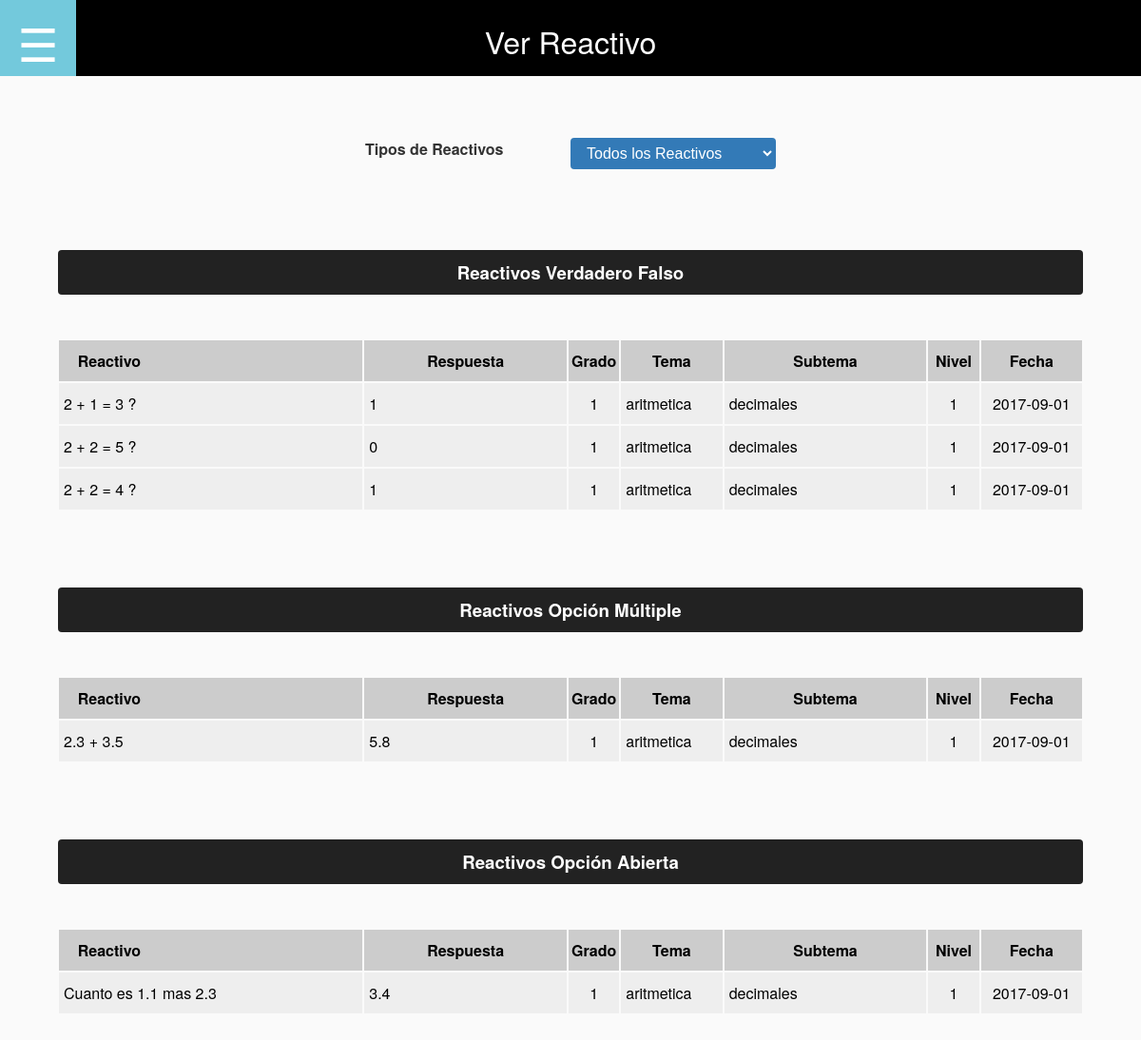
Page /ver.php (signed in) on the committed database.
### tables this page shows
CREATE TABLE `reactivo_verdadero_falso` (
  `id_reactivo_vf` int(11) NOT NULL,
  `tema` varchar(45) NOT NULL,
  `subtema` varchar(45) NOT NULL,
  `grado` int(11) NOT NULL,
  `nivel` int(11) NOT NULL,
  `reactivo` varchar(254) NOT NULL,
  `respuesta` int(11) NOT NULL,
  `visto` int(11) NOT NULL,
  `fecha` date NOT NULL
);

CREATE TABLE `reactivo_multiple` (
  `id_reactivo_multiple` int(11) NOT NULL,
  `tema` varchar(100) NOT NULL,
  `subtema` varchar(100) NOT NULL,
  `grado` varchar(100) NOT NULL,
  `nivel` int(11) NOT NULL,
  `reactivo` varchar(100) NOT NULL,
  `respuesta` varchar(45) NOT NULL,
  `incorrecta1` varchar(45) NOT NULL,
  `incorrecta2` varchar(45) NOT NULL,
  `incorrecta3` varchar(45) NOT NULL,
  `visto` int(11) NOT NULL,
  `fecha` date NOT NULL
);

CREATE TABLE `reactivo_abierto` (
  `id_reactivo_abierto` int(11) NOT NULL,
  `tema` varchar(45) NOT NULL,
  `subtema` varchar(45) NOT NULL,
  `grado` int(11) NOT NULL,
  `nivel` int(11) NOT NULL,
  `reactivo` varchar(254) NOT NULL,
  `respuesta` float NOT NULL,
  `visto` int(11) NOT NULL,
  `fecha` date NOT NULL
);

### ver.php (the view, shortened to what this page needs)
<!DOCTYPE html>
<html lang="es-MX">
	<head>
		<link rel="stylesheet" href="css/iconos.css">
		<link rel="stylesheet" href="css/style00.css">
	</head>
	<body>
		<div id="main">
			<section class="main_section">
				<div id="toggle-menu"> ☰ </div>
				<h1 class="main_titulo">Ver Reactivo</h1>
				<h1 class="main_spacing"></h1>
				<div class="form_type">
					<label class="lab_form"> Tipos de Reactivos </label><select class="sel_form btn-primario" name="nivel" onchange="filtrar(value)">
						<option value="0"> Todos los Reactivos</option>
					</select>
				</div>
				<div id="form_1" class="div_type" style="padding: 40px 0%;">
					<h3 class="main_subtitulo">Reactivos Verdadero Falso</h3><br><br>
					<table class="tablas-ver">
						<tr>
							<th style="width: 30%; display: inline-block; padding: 10px 5px;">Reactivo</th>
							<th style="width: 20%; ">Respuesta</th>
							<th style="width: 5%; ">Grado</th>
							<th style="width: 10%; ">Tema</th>
							<th style="width: 20%; ">Subtema</th>
							<th style="width: 5%; ">Nivel</th>
							<th style="width: 10%; ">Fecha</th>
						</tr>
					<?php
						require 'mysql/mysql.php';
						$mysql_con->set_charset("utf8");
						$query = "SELECT * FROM reactivo_verdadero_falso;";
						$result = $mysql_con->query($query);
						while( $fila = $result->fetch_assoc() ){
							echo '
								<tr>
									<td>'.$fila['reactivo'].'</td>
									<td>'.$fila['respuesta'].'</td>
									<td style="text-align: center;">'.$fila['grado'].'</td>
									<td>'.$fila['tema'].'</td>
									<td>'.$fila['subtema'].'</td>
									<td style="text-align: center;"">'.$fila['nivel'].'</td>
									<td style="text-align: center;"">'.$fila['fecha'].'</td>
								</tr>
							';
						}
					?>
					</table>
				</div>
				<div id="form_2" class="div_type" style="padding: 40px 0%;">
					<h3 class="main_subtitulo">Reactivos Opción Múltiple</h3><br><br>
					<table class="tablas-ver">
						<tr>
							<th style="width: 30%; display: inline-block; padding: 10px 5px;">Reactivo</th>
							<th style="width: 20%; ">Respuesta</th>
							<th style="width: 5%; ">Grado</th>
							<th style="width: 10%; ">Tema</th>
							<th style="width: 20%; ">Subtema</th>
							<th style="width: 5%; ">Nivel</th>
							<th style="width: 10%; ">Fecha</th>
						</tr>
					<?php
						require 'mysql/mysql.php';
						$query = "SELECT * FROM reactivo_multiple;";
						$result = $mysql_con->query($query);
						while( $fila = $result->fetch_assoc() ) {
							echo '
								<tr>
									<td>'.$fila['reactivo'].'</td>
									<td>'.$fila['respuesta'].'</td>
									<td style="text-align: center;">'.$fila['grado'].'</td>
									<td>'.$fila['tema'].'</td>
									<td>'.$fila['subtema'].'</td>
									<td style="text-align: center;"">'.$fila['nivel'].'</td>
									<td style="text-align: center;"">'.$fila['fecha'].'</td>
								</tr>
							';
						}
					?>
					</table>
				</div>
				<div id="form_3" class="div_type" style="padding: 40px 0%;">
					<h3 class="main_subtitulo">Reactivos Opción Abierta</h3><br><br>
					<table class="tablas-ver">
						<tr>
							<th style="width: 30%; display: inline-block; padding: 10px 5px;">Reactivo</th>
							<th style="width: 20%; ">Respuesta</th>
							<th style="width: 5%; ">Grado</th>
							<th style="width: 10%; ">Tema</th>
							<th style="width: 20%; ">Subtema</th>
							<th style="width: 5%; ">Nivel</th>
							<th style="width: 10%; ">Fecha</th>
						</tr>
					<?php
						require 'mysql/mysql.php';
						$query = "SELECT * FROM reactivo_abierto;";
						$result = $mysql_con->query($query);
						while( $fila = $result->fetch_assoc() ) {
							echo '
								<tr>
									<td>'.$fila['reactivo'].'</td>
									<td>'.$fila['respuesta'].'</td>
									<td style="text-align: center;">'.$fila['grado'].'</td>
									<td>'.$fila['tema'].'</td>
									<td>'.$fila['subtema'].'</td>
									<td style="text-align: center;"">'.$fila['nivel'].'</td>
									<td style="text-align: center;"">'.$fila['fecha'].'</td>
								</tr>
							';
						}
					?>
					</table>
				</div>
			</section>
		</div>
  </body>
</html>

### css/style00.css (style rules this page uses)
* { margin: 0; padding: 0; }
html { font-size: 1em; font-family: "houschka_headlight", "Helvetica Neue",Helvetica,Arial,sans-serif; }
body { background-color: #FAFAFA; }
#main { display: block; box-sizing: border-box; width: 100%; overflow: hidden; position: relative; min-width: 1024px; }
.main_section { display: block; box-sizing: border-box; width: 100%; height: 100%; vertical-align: top; float: right; padding: 20px 5%; overflow-y: auto; }
#toggle-menu { display: inline-block; box-sizing: border-box; cursor: pointer; position: fixed; top: 0px; left: 20%; margin: 0px 0px 0px 0px; padding: 10px; font-size: 48px; background-color: #73C9DC; color: white; width: 80px; height: 80px; text-align: center; left: 0%; z-index: 90; }
.main_titulo { display: inline-block; box-sizing: border-box; width: 100%; padding: 20px 0px; text-align: center; font-size: 2em; font-weight: 500; background: black; color: white; position: fixed; top: 0; left: 0; height: 80px; }
.main_spacing { display: block; width: 100%; height: 80px; }
.form_type { display: block; box-sizing: border-box; width: 100%; padding: 40px 30%; }
.lab_form, .input_form, .sel_form, .txtarea_form { display: inline-block; box-sizing: border-box; width: 50%; padding: 5px 0px; margin: 5px 0px; vertical-align: top; font-size: 16px; }
.lab_form { font-weight: bold; color: #333; text-align: left; padding: 0px 0px; }
.btn-primario { background-color: #337ab7; color: white; display: inline-block; box-sizing: border-box; padding: 6px 12px; cursor: pointer; border: 1px solid transparent; border-radius: 4px; -webkit-appearance: button; }

### ver.php (style rules this page uses)
.main_subtitulo { display: block; width: 98%; padding: 10px; margin: 0 auto; text-align: center; background-color: #222222; color: white; border-radius: 4px; }
.tablas-ver { width: 100%; }
.tablas-ver tr { background-color: #EEEEEE; }
.tablas-ver tr:nth-child(1) { background-color: #CCCCCC; }
.tablas-ver tr td { padding: 10px 5px; }
.tablas-ver tr td:nth-child(1) { display: inline-block; width: 99%; padding: 10px 5px; }

### rows in the picture
reactivo_verdadero_falso: reactivo "2 + 1 = 3 ?", respuesta "1", grado "1", tema "aritmetica", subtema "decimales", nivel "1", fecha "2017-09-01"
reactivo_verdadero_falso: reactivo "2 + 2 = 5 ?", respuesta "0", grado "1", tema "aritmetica", subtema "decimales", nivel "1", fecha "2017-09-01"
reactivo_verdadero_falso: reactivo "2 + 2 = 4 ?", respuesta "1", grado "1", tema "aritmetica", subtema "decimales", nivel "1", fecha "2017-09-01"
reactivo_multiple: reactivo "2.3 + 3.5", respuesta "5.8", grado "1", tema "aritmetica", subtema "decimales", nivel "1", fecha "2017-09-01"
reactivo_abierto: reactivo "Cuanto es 1.1 mas 2.3", respuesta "3.4", grado "1", tema "aritmetica", subtema "decimales", nivel "1", fecha "2017-09-01"
